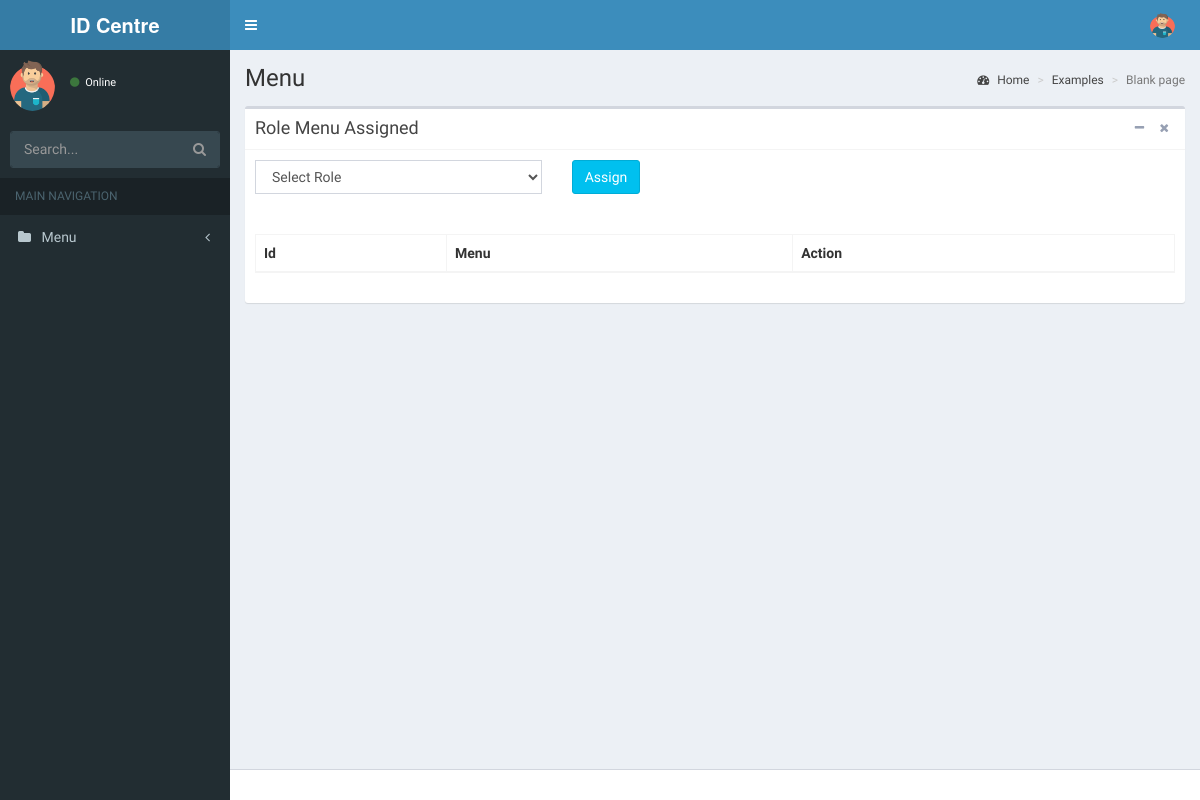
Before: /index.php/menu/assignrolemenu with the older database file.
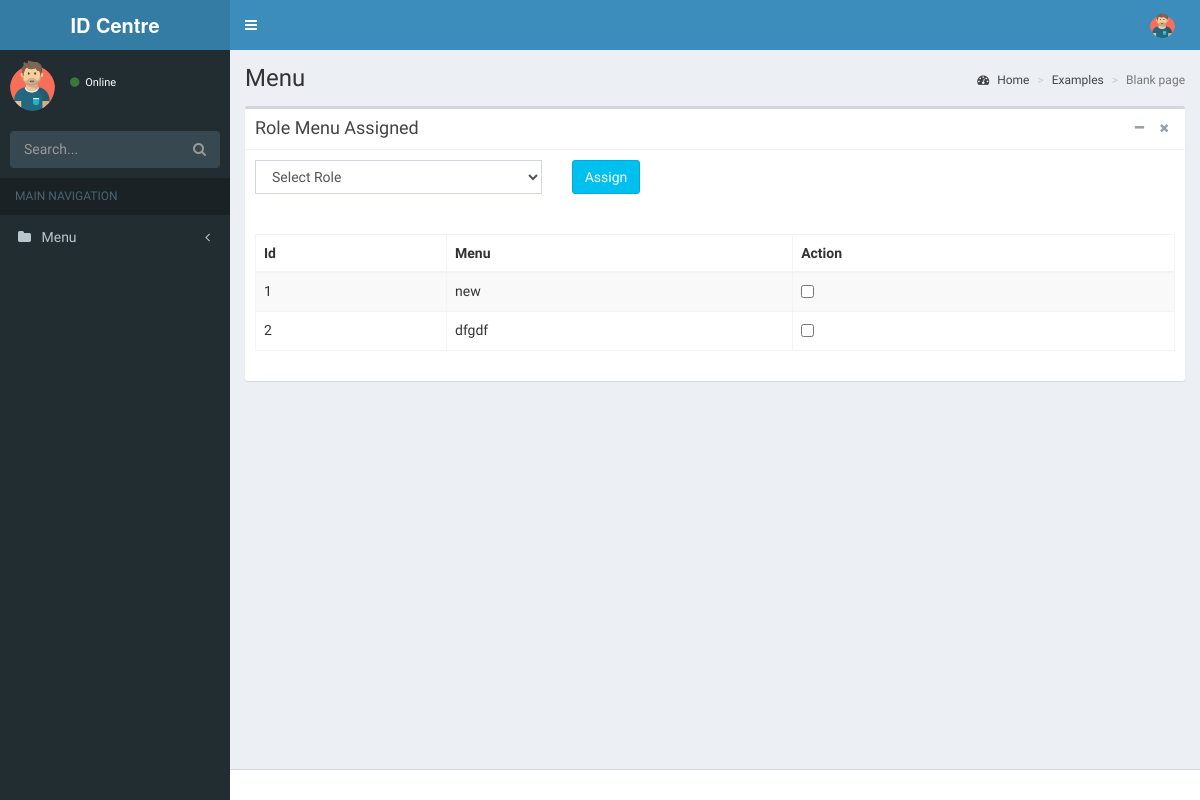
After: the same page with the newer database file.
### tables this page shows
CREATE TABLE `menu` (
  `id` int(11) NOT NULL,
  `menu` varchar(40) DEFAULT NULL,
  `route` varchar(40) DEFAULT NULL
);

### application/controllers/menuController.php (called while the page is built, shortened)
<?php
class menuController extends CI_Controller {
	 function __construct() {
         $this->load->helper('url');
         $this->load->database();
         $this->load->model('UserModel');
         $this->load->model('TaskModel');
         $this->load->library('session');
      }
		public function assignrolemenu()
	{
		$result['menu']=$this->TaskModel->get_menu();
		$result['role']=$this->TaskModel->get_role();
        $this->load->view('menu/assignrolemenu',$result);
	}
}

### index.php (called while the page is built, shortened)
<?php
require_once BASEPATH.'core/CodeIgniter.php';

### application/models/TaskModel.php (called while the page is built, shortened)
<?php
   class TaskModel extends CI_Model {
       public function get_role()
      {
         $this->db->select('*');
         $this->db->from('role');
         $query = $this->db->get();
         $response = $query->result_array();
         return $response;
      }
      public function get_menu()
      {
         $this->db->select('*');
         $this->db->from('menu');
         $query = $this->db->get();
         $response = $query->result_array();
         return $response;
      }
   }
?>

### application/views/menu/assignrolemenu.php (the view, shortened to what this page needs)
<!DOCTYPE html>
<html>
<head>
  <link rel="stylesheet" href="<?php echo base_url(); ?>public/bootstrap/css/bootstrap.min.css">
  <link rel="stylesheet" href="https://cdnjs.cloudflare.com/ajax/libs/font-awesome/4.5.0/css/font-awesome.min.css">
  <link rel="stylesheet" href="https://cdnjs.cloudflare.com/ajax/libs/ionicons/2.0.1/css/ionicons.min.css">
  <link rel="stylesheet" href="<?php echo base_url(); ?>public/dist/css/AdminLTE.min.css">
  <link rel="stylesheet" href="<?php echo base_url(); ?>public/dist/css/skins/_all-skins.min.css">
<link rel="stylesheet" href="<?php echo base_url(); ?>public/plugins/datatables/dataTables.bootstrap.css">
  <link href="//cdnjs.cloudflare.com/ajax/libs/toastr.js/latest/css/toastr.min.css" rel="stylesheet">
  <link rel="stylesheet" href="http://cdnjs.cloudflare.com/ajax/libs/jquery.bootstrapvalidator/0.5.3/css/bootstrapValidator.min.css"/>
</head>
<body class="hold-transition skin-blue sidebar-mini">
<div class="wrapper">
<?php
$this->load->view('components/header');
$this->load->view('components/sidemenu');
?>
  <div class="content-wrapper">
    <section class="content-header">
      <h1>
        Menu
      </h1>
      <ol class="breadcrumb">
        <li><a href="#"><i class="fa fa-dashboard"></i> Home</a></li>
        <li><a href="#">Examples</a></li>
        <li class="active">Blank page</li>
      </ol>
    </section>
    <section class="content">
<div class="box">
        <div class="box-header with-border">
          <h3 class="box-title">Role Menu Assigned</h3>
          <div class="box-tools pull-right">
            <button type="button" class="btn btn-box-tool" data-widget="collapse" data-toggle="tooltip" title="Collapse">
              <i class="fa fa-minus"></i></button>
            <button type="button" class="btn btn-box-tool" data-widget="remove" data-toggle="tooltip" title="Remove">
              <i class="fa fa-times"></i></button>
          </div>
        </div>
        <div class="box-body">
        <form name="assignmenuform" id="assignmenuform">
          <div class="row">
  <div class="col-md-4">
    <select class="form-control" id="role" name="role" autofocus="autofocus">
        <option value=''>Select Role</option>
    </select>
  </div>
  <div class="col-md-4">
    <button type="button" class="btn btn-info pull-left" id="_assignrolemenu">Assign</button>
  </div>
</div>
<div class="row">
  <br/><br/>
  </div>
          <div class="row">
            <div class="col-md-12">
               <table id="table" class="table table-bordered table-striped">
                <thead>
                <tr>
                  <th>Id</th>
                  <th>Menu</th>
                  <th>Action</th>
                </tr>
                </thead>
                <tbody id="menulist">
                 <?php
                 $i=0;
                    foreach ($menu as $key => $value)
                    {
                    ?>
                    <tr>
                    <td><?php echo ++$i; ?></td>
                    <td><?php echo $value['menu']; ?></td>
                    <td><input type="checkbox" name="menu_id" id="menu_id" value="<?php echo $value['id']; ?>"></td>
                    </tr>
                    <?php
                    }
                    ?>
                </tbody>
              </table>
            </div>
          </div>
        </form>
        </div>
</div>
    </section>
  </div>
<?php
$this->load->view('components/footer');
?>
</div>
</body>
</html>

### application/views/components/header.php (shortened to what this page needs)
<header class="main-header">
   <a href="#" class="logo">
     <span class="logo-lg"><b>ID Centre</b></span>
   </a>
   <nav class="navbar navbar-static-top">
     <a href="#" class="sidebar-toggle" data-toggle="offcanvas" role="button">
     </a>
     <div class="navbar-custom-menu">
       <ul class="nav navbar-nav">
         <li class="dropdown user user-menu">
           <a href="#" class="dropdown-toggle" data-toggle="dropdown">
             <img src="<?php echo base_url(); ?>public/dist/img/userimg.png" class="user-image" alt="User Image">
           </a>
         </li>
       </ul>
     </div>
   </nav>
 </header>

### application/views/components/sidemenu.php (shortened to what this page needs)
<aside class="main-sidebar">
    <section class="sidebar">
      <div class="user-panel">
        <div class="pull-left image">
          <img src="<?php echo base_url(); ?>public/dist/img/userimg.png" class="img-circle" alt="User Image">
        </div>
        <div class="pull-left info">
          <a href="#"><i class="fa fa-circle text-success"></i> Online</a>
        </div>
      </div>
      <form action="#" method="get" class="sidebar-form">
        <div class="input-group">
          <input type="text" name="q" class="form-control" placeholder="Search...">
              <span class="input-group-btn">
                <button type="submit" name="search" id="search-btn" class="btn btn-flat"><i class="fa fa-search"></i>
                </button>
              </span>
        </div>
      </form>
      <ul class="sidebar-menu sidemenu">
        <li class="header">MAIN NAVIGATION</li>
        <li class="treeview">
          <a href="#">
            <i class="fa fa-folder"></i> <span>Menu</span>
            <span class="pull-right-container">
              <i class="fa fa-angle-left pull-right"></i>
            </span>
          </a>
</li>
    </section>
  </aside>

### application/views/components/footer.php (shortened to what this page needs)
<footer class="main-footer">
</footer>

Changed rows visible on the page:
added menu: menu "new"
added menu: menu "dfgdf"
